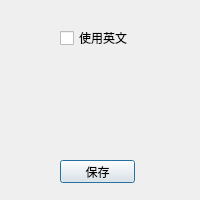
<?xml version="1.0" encoding="UTF-8"?>
<ui version="4.0">
 <class>SetupDialog</class>
 <widget class="QDialog" name="SetupDialog">
  <property name="geometry">
   <rect>
    <x>0</x>
    <y>0</y>
    <width>200</width>
    <height>200</height>
   </rect>
  </property>
  <property name="windowTitle">
   <string>设置</string>
  </property>
  <widget class="QPushButton" name="btnSave">
   <property name="geometry">
    <rect>
     <x>60</x>
     <y>160</y>
     <width>75</width>
     <height>23</height>
    </rect>
   </property>
   <property name="text">
    <string>保存</string>
   </property>
  </widget>
  <widget class="QCheckBox" name="boxEn">
   <property name="geometry">
    <rect>
     <x>60</x>
     <y>30</y>
     <width>111</width>
     <height>16</height>
    </rect>
   </property>
   <property name="text">
    <string>使用英文</string>
   </property>
  </widget>
 </widget>
 <resources/>
 <connections>
  <connection>
   <sender>btnSave</sender>
   <signal>clicked()</signal>
   <receiver>SetupDialog</receiver>
   <slot>save()</slot>
   <hints>
    <hint type="sourcelabel">
     <x>97</x>
     <y>171</y>
    </hint>
    <hint type="destinationlabel">
     <x>99</x>
     <y>99</y>
    </hint>
   </hints>
  </connection>
 </connections>
 <slots>
  <slot>save()</slot>
 </slots>
</ui>
